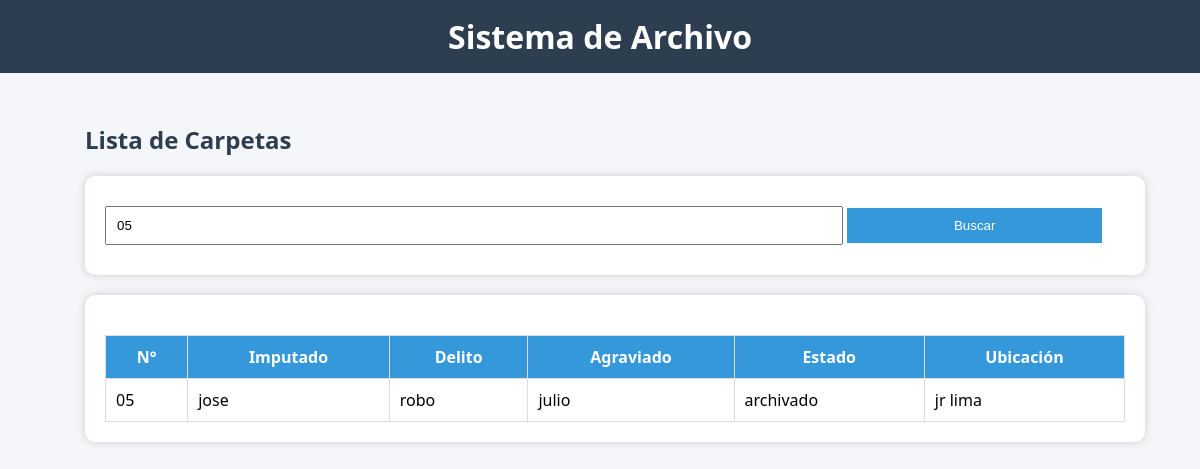
Page /views/carpeta/listar.php?buscar=05 (signed in) on the committed database.
### tables this page shows
CREATE TABLE `carpeta_fiscal` (
  `id` int(11) NOT NULL,
  `numero_carpeta` varchar(50) NOT NULL,
  `imputado` varchar(100) NOT NULL,
  `delito` varchar(100) NOT NULL,
  `agraviado` varchar(100) NOT NULL,
  `estado` varchar(50) NOT NULL,
  `ubicacion` varchar(100) NOT NULL
);

### views/carpeta/listar.php (the view, shortened to what this page needs)
<?php
include("../../config/conexion.php");
include("../layouts/header.php");
$buscar = "";
if (isset($_GET['buscar'])) {
    $buscar = $_GET['buscar'];
    $sql = "SELECT * FROM carpeta_fiscal WHERE numero_carpeta='$buscar'";
} else {
    $sql = "SELECT * FROM carpeta_fiscal";
}
$result = $conn->query($sql);
?>
<div class="container">
    <h2>Lista de Carpetas</h2>
    <div class="card">
        <form method="GET">
            <input type="text" name="buscar" placeholder="Buscar por número de carpeta" value="<?php echo $buscar; ?>">
            <button type="submit">Buscar</button>
        </form>
    </div>
    <div class="card">
        <table>
            <tr>
                <th>N°</th>
                <th>Imputado</th>
                <th>Delito</th>
                <th>Agraviado</th>
                <th>Estado</th>
                <th>Ubicación</th>
            </tr>
            <?php
            if ($result->num_rows > 0) {
                while($row = $result->fetch_assoc()) { ?>
                <tr>
                    <td><?php echo $row['numero_carpeta']; ?></td>
                    <td><?php echo $row['imputado']; ?></td>
                    <td><?php echo $row['delito']; ?></td>
                    <td><?php echo $row['agraviado']; ?></td>
                    <td><?php echo $row['estado']; ?></td>
                    <td><?php echo $row['ubicacion']; ?></td>
                </tr>
            <?php }
            } ?>
        </table>
    </div>
</div>
<?php include("../layouts/footer.php"); ?>

### public/css/estilos.css (style rules this page uses)
body { font-family: 'Segoe UI', sans-serif; background-color: #f4f6f9; margin: 0; }
.container { width: 1060px; margin: auto; padding: 15px; }
h2 { color: #2c3e50; }
.card { background: white; padding: 20px; margin-top: 20px; border-radius: 10px; box-shadow: 0px 0px 8px #ccc; }
input, select { width: 100%; padding: 10px; margin: 10px 0; }
button { background: #3498db; color: white; padding: 10px; border: none; cursor: pointer; width: 100%; }
table { width: 100%; border-collapse: collapse; margin-top: 20px; background: white; }
th { background: #3498db; color: white; }
td, th { padding: 10px; border: 1px solid #ddd; }
form input { width: 70%; display: inline-block; }
form button { width: 25%; display: inline-block; }

### rows in the picture
carpeta_fiscal: numero_carpeta "05", imputado "jose", delito "robo", agraviado "julio", estado "archivado", ubicacion "jr lima"
